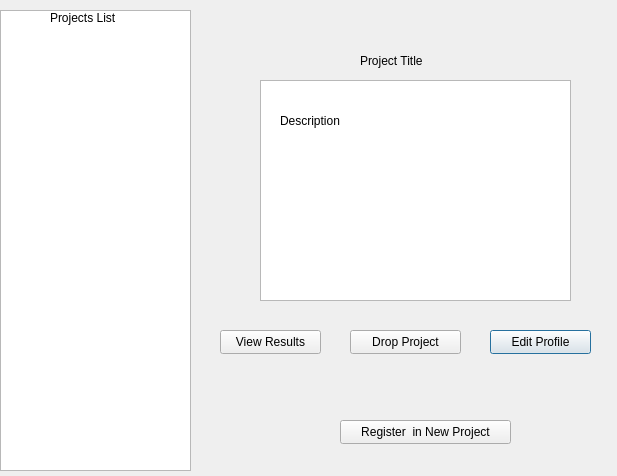
<?xml version="1.0" encoding="UTF-8"?>
<ui version="4.0">
 <class>StudentManageProjectView</class>
 <widget class="QDialog" name="StudentManageProjectView">
  <property name="geometry">
   <rect>
    <x>0</x>
    <y>0</y>
    <width>617</width>
    <height>476</height>
   </rect>
  </property>
  <property name="windowTitle">
   <string>Dialog</string>
  </property>
  <widget class="QListWidget" name="listWidget">
   <property name="geometry">
    <rect>
     <x>0</x>
     <y>10</y>
     <width>191</width>
     <height>461</height>
    </rect>
   </property>
  </widget>
  <widget class="QPushButton" name="editProfile">
   <property name="geometry">
    <rect>
     <x>490</x>
     <y>330</y>
     <width>101</width>
     <height>24</height>
    </rect>
   </property>
   <property name="text">
    <string>Edit Profile</string>
   </property>
  </widget>
  <widget class="QPushButton" name="viewResults">
   <property name="geometry">
    <rect>
     <x>220</x>
     <y>330</y>
     <width>101</width>
     <height>24</height>
    </rect>
   </property>
   <property name="text">
    <string>View Results</string>
   </property>
  </widget>
  <widget class="QPushButton" name="dropProject">
   <property name="geometry">
    <rect>
     <x>350</x>
     <y>330</y>
     <width>111</width>
     <height>24</height>
    </rect>
   </property>
   <property name="text">
    <string>Drop Project</string>
   </property>
  </widget>
  <widget class="QTextBrowser" name="descriptionView">
   <property name="geometry">
    <rect>
     <x>260</x>
     <y>80</y>
     <width>311</width>
     <height>221</height>
    </rect>
   </property>
  </widget>
  <widget class="QLabel" name="ProjectTitle">
   <property name="geometry">
    <rect>
     <x>360</x>
     <y>50</y>
     <width>91</width>
     <height>21</height>
    </rect>
   </property>
   <property name="text">
    <string>Project Title</string>
   </property>
  </widget>
  <widget class="QLabel" name="Description">
   <property name="geometry">
    <rect>
     <x>280</x>
     <y>100</y>
     <width>141</width>
     <height>41</height>
    </rect>
   </property>
   <property name="text">
    <string>Description</string>
   </property>
  </widget>
  <widget class="QLabel" name="ProjectList">
   <property name="geometry">
    <rect>
     <x>50</x>
     <y>10</y>
     <width>91</width>
     <height>16</height>
    </rect>
   </property>
   <property name="text">
    <string>Projects List</string>
   </property>
  </widget>
  <widget class="QPushButton" name="RegisterNewProject">
   <property name="geometry">
    <rect>
     <x>340</x>
     <y>420</y>
     <width>171</width>
     <height>24</height>
    </rect>
   </property>
   <property name="text">
    <string>Register  in New Project</string>
   </property>
  </widget>
  <zorder>listWidget</zorder>
  <zorder>editProfile</zorder>
  <zorder>dropProject</zorder>
  <zorder>descriptionView</zorder>
  <zorder>ProjectTitle</zorder>
  <zorder>Description</zorder>
  <zorder>ProjectList</zorder>
  <zorder>viewResults</zorder>
  <zorder>RegisterNewProject</zorder>
 </widget>
 <resources/>
 <connections/>
</ui>
